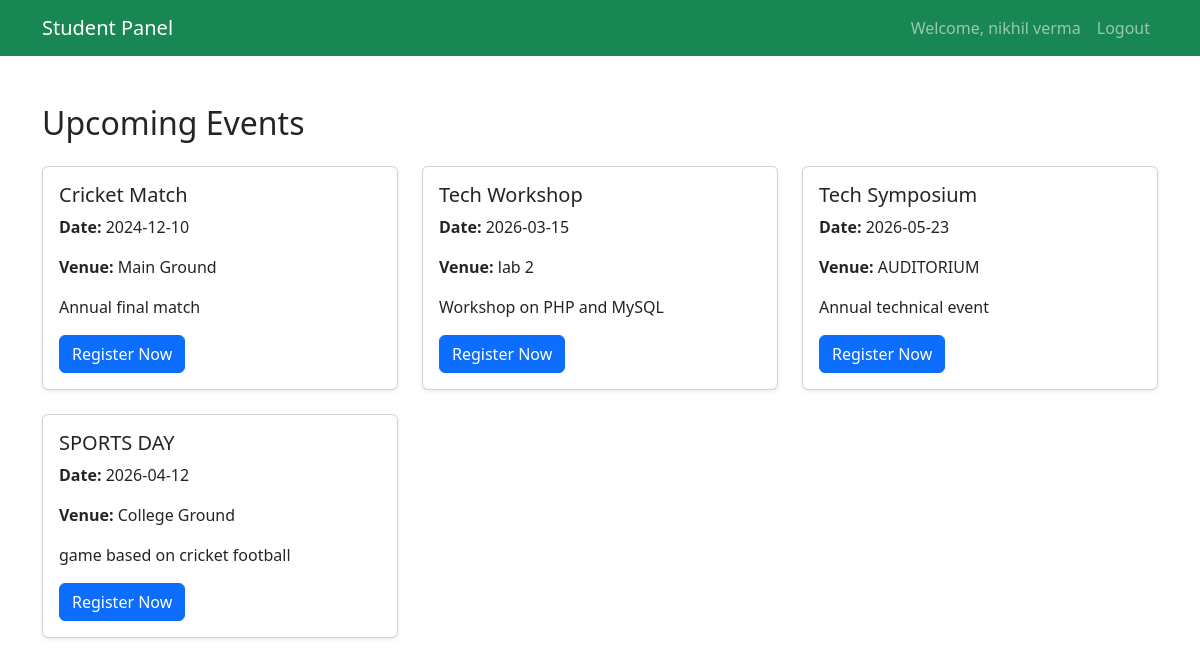
Screenshot of /student_dashboard.php (signed in) with the database file from the repository.
### tables this page shows
CREATE TABLE `events` (
  `EventID` int(11) NOT NULL,
  `Title` varchar(100) NOT NULL,
  `Description` text DEFAULT NULL,
  `Date` date NOT NULL,
  `Venue` varchar(100) NOT NULL,
  `Status` enum('Pending','Approved','Completed','Cancelled') DEFAULT 'Pending'
);

### student_dashboard.php (the view, shortened to what this page needs)
<?php
include 'db_connect.php';
 $sql = "SELECT * FROM Events WHERE Status = 'Approved'";
 $result = $conn->query($sql);
?>
<!DOCTYPE html>
<html lang="en">
<head>
    <link href="https://cdn.jsdelivr.net/npm/bootstrap@5.3.0/dist/css/bootstrap.min.css" rel="stylesheet">
</head>
<body>
    <nav class="navbar navbar-expand-lg navbar-dark bg-success">
        <div class="container">
            <a class="navbar-brand" href="student_dashboard.php">Student Panel</a>
            <div class="collapse navbar-collapse" id="navbarNav">
                <ul class="navbar-nav ms-auto">
                    <li class="nav-item">
                        <span class="nav-link">Welcome, <?php echo $_SESSION['name']; ?></span>
                    </li>
                    <li class="nav-item">
                        <a class="nav-link" href="index.html">Logout</a>
                    </li>
                </ul>
            </div>
        </div>
    </nav>
    <div class="container mt-5">
        <h2 class="mb-4">Upcoming Events</h2>
        <?php if ($result->num_rows > 0): ?>
            <div class="row">
                <?php while($row = $result->fetch_assoc()): ?>
                <div class="col-md-4 mb-4">
                    <div class="card shadow-sm">
                        <div class="card-body">
                            <h5 class="card-title"><?php echo $row['Title']; ?></h5>
                            <p class="card-text"><strong>Date:</strong> <?php echo $row['Date']; ?></p>
                            <p class="card-text"><strong>Venue:</strong> <?php echo $row['Venue']; ?></p>
                            <p class="card-text"><?php echo $row['Description']; ?></p>
                            <a href="register_event.php?eventid=<?php echo $row['EventID']; ?>" class="btn btn-primary">Register Now</a>
                        </div>
                    </div>
                </div>
                <?php endwhile; ?>
            </div>
        <?php else: ?>
            <div class="alert alert-warning">No approved events available right now.</div>
        <?php endif; ?>
    </div>
</body>
</html>

### rows the page displays
events: Title "Cricket Match", Date "2024-12-10", Venue "Main Ground", Description "Annual final match"
events: Title "Tech Workshop", Date "2026-03-15", Venue "lab 2", Description "Workshop on PHP and MySQL"
events: Title "Tech Symposium", Date "2026-05-23", Venue "AUDITORIUM", Description "Annual technical event"
events: Title "SPORTS DAY", Date "2026-04-12", Venue "College Ground", Description "game based on cricket football"

### other values shown
$_SESSION['name'] "nikhil verma"
